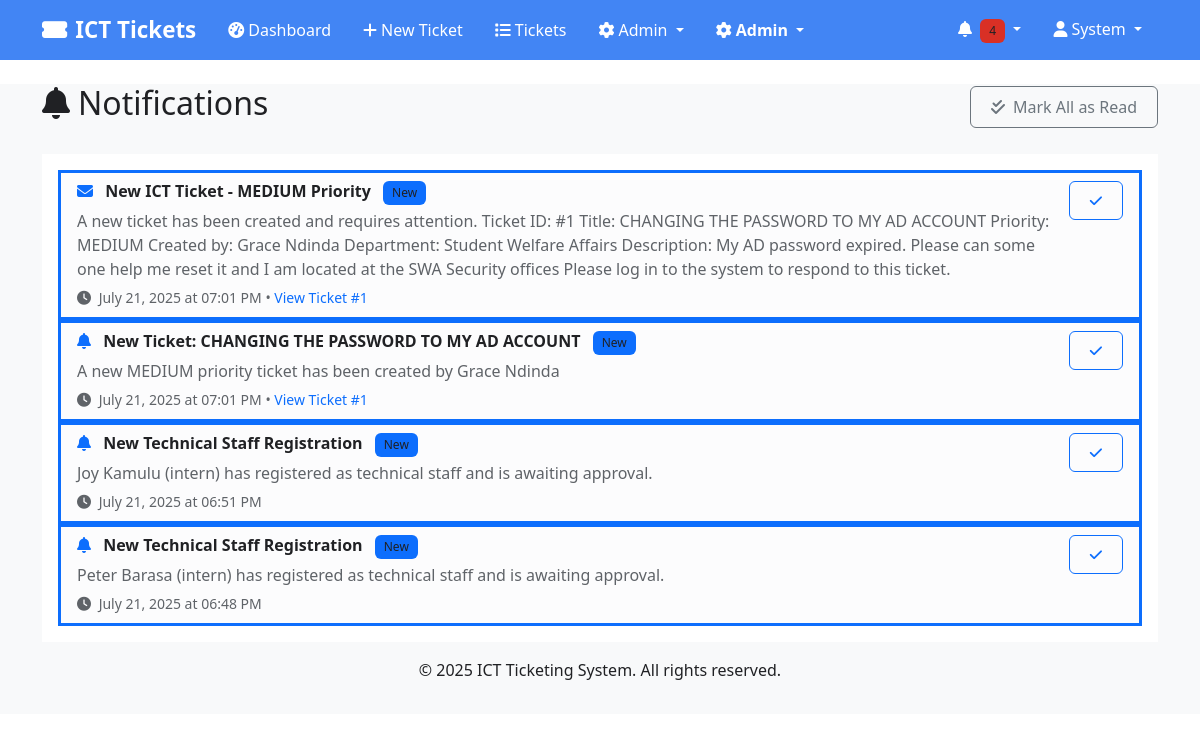
The page /notifications (signed in) on the database as committed earlier.
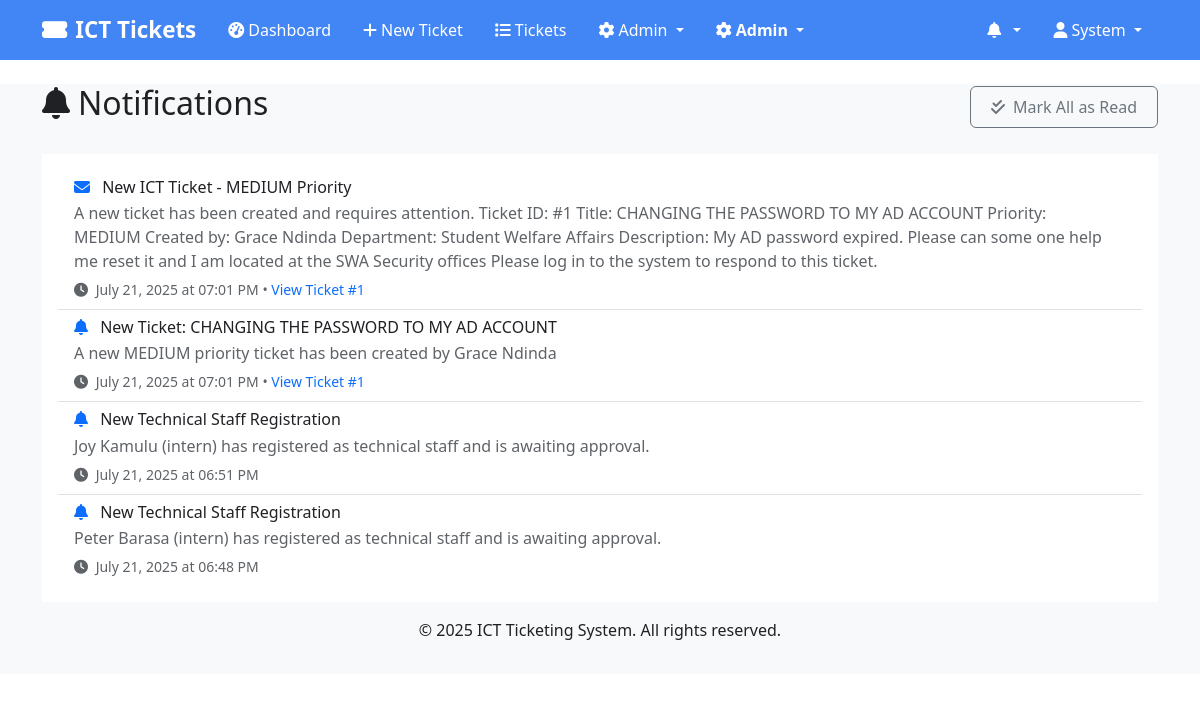
The same page on the database as committed later.
### models.py (models this page shows, shortened)
class User(UserMixin, db.Model):
    __tablename__ = 'users'
    id = db.Column(db.Integer, primary_key=True)
    username = db.Column(db.String(80), unique=True, nullable=False)
    email = db.Column(db.String(120), unique=True, nullable=False)
    phone = db.Column(db.String(20), nullable=True)
    password_hash = db.Column(db.String(256), nullable=False)
    first_name = db.Column(db.String(50), nullable=False)
    last_name = db.Column(db.String(50), nullable=False)
    role = db.Column(db.String(20), nullable=False)  # 'user', 'tech', 'admin'
    department_id = db.Column(db.Integer, db.ForeignKey('departments.id'), nullable=True)
    is_active = db.Column(db.Boolean, default=True)
    created_at = db.Column(db.DateTime, default=datetime.utcnow)
    updated_at = db.Column(db.DateTime, default=datetime.utcnow, onupdate=datetime.utcnow)
    department = db.relationship('Department', backref='users')
    created_tickets = db.relationship('Ticket', foreign_keys='Ticket.created_by_id', backref='creator')
    assigned_tickets = db.relationship('Ticket', foreign_keys='Ticket.assigned_to_id', backref='assignee')
    @property
    def full_name(self):
        return f"{self.first_name} {self.last_name}"

class Notification(db.Model):
    __tablename__ = 'notifications'
    id = db.Column(db.Integer, primary_key=True)
    user_id = db.Column(db.Integer, db.ForeignKey('users.id'), nullable=False)
    ticket_id = db.Column(db.Integer, db.ForeignKey('tickets.id'), nullable=True)
    title = db.Column(db.String(200), nullable=False)
    message = db.Column(db.Text, nullable=False)
    is_read = db.Column(db.Boolean, default=False)
    notification_type = db.Column(db.String(20), nullable=False)  # 'EMAIL', 'SMS', 'SYSTEM'
    sent_at = db.Column(db.DateTime, nullable=True)
    created_at = db.Column(db.DateTime, default=datetime.utcnow)
    user = db.relationship('User', backref='notifications')

### routes.py (the view)
@app.route('/notifications')
@login_required
def list_notifications():
    notifications = Notification.query.filter_by(user_id=current_user.id)\
        .order_by(Notification.created_at.desc()).all()
    return render_template('notifications.html', notifications=notifications)

### app.py (called while the page is built)
@login_manager.user_loader
def load_user(user_id):
    from models import User
    return User.query.get(int(user_id))

### templates/notifications.html (shortened to what this page needs)
{% extends "base.html" %}
{% block content %}
<div class="container">
    <div class="row">
        <div class="col-12">
            <div class="d-flex justify-content-between align-items-center mb-4">
                <h2><i class="fas fa-bell me-2"></i>Notifications</h2>
                <button class="btn btn-outline-secondary" onclick="markAllAsRead()">
                    <i class="fas fa-check-double me-2"></i>Mark All as Read
                </button>
            </div>
        </div>
    </div>
    <div class="row">
        <div class="col-12">
            <div class="card">
                <div class="card-body">
                    {% if notifications %}
                    <div class="list-group list-group-flush">
                        {% for notification in notifications %}
                        <div class="list-group-item {% if not notification.is_read %}list-group-item-light border-start border-primary border-3{% endif %}">
                            <div class="d-flex justify-content-between align-items-start">
                                <div class="flex-grow-1">
                                    <h6 class="mb-1 {% if not notification.is_read %}fw-bold{% endif %}">
                                        <i class="fas fa-{% if notification.notification_type == 'EMAIL' %}envelope{% elif notification.notification_type == 'SMS' %}sms{% else %}bell{% endif %} me-2 text-primary"></i>
                                        {{ notification.title }}
                                        {% if not notification.is_read %}
                                        <span class="badge bg-primary ms-2">New</span>
                                        {% endif %}
                                    </h6>
                                    <p class="mb-1 text-muted">{{ notification.message }}</p>
                                    <small class="text-muted">
                                        <i class="fas fa-clock me-1"></i>
                                        {{ notification.created_at.strftime('%B %d, %Y at %I:%M %p') }}
                                        {% if notification.ticket_id %}
                                        • <a href="{{ url_for('view_ticket', ticket_id=notification.ticket_id) }}" class="text-decoration-none">
                                            View Ticket #{{ notification.ticket_id }}
                                        </a>
                                        {% endif %}
                                    </small>
                                </div>
                                <div class="ms-3">
                                    {% if not notification.is_read %}
                                    <button class="btn btn-sm btn-outline-primary"
                                            onclick="markAsRead({{ notification.id }})">
                                        <i class="fas fa-check"></i>
                                    </button>
                                    {% endif %}
                                </div>
                            </div>
                        </div>
                        {% endfor %}
                    </div>
                    {% else %}
                    <div class="text-center py-5">
                        <i class="fas fa-bell-slash fs-1 text-muted mb-3"></i>
                        <h5 class="text-muted">No notifications</h5>
                        <p class="text-muted">You're all caught up! New notifications will appear here.</p>
                    </div>
                    {% endif %}
                </div>
            </div>
        </div>
    </div>
</div>
{% endblock %}

### templates/base.html (shortened to what this page needs)
<!DOCTYPE html>
<html lang="en">
<head>
    <link href="https://cdn.jsdelivr.net/npm/bootstrap@5.3.0/dist/css/bootstrap.min.css" rel="stylesheet">
    <link href="https://cdnjs.cloudflare.com/ajax/libs/font-awesome/6.4.0/css/all.min.css" rel="stylesheet">
    <link href="{{ url_for('static', filename='css/style.css') }}" rel="stylesheet">
</head>
<body>
    <nav class="navbar navbar-expand-lg shadow-sm" style="background-color: #4285f4 !important;">
        <div class="container" style="background-color: #4285f4;">
            <a class="navbar-brand" href="{{ url_for('dashboard' if current_user.is_authenticated else 'index') }}" style="color: #ffffff !important; font-weight: 600;">
                <i class="fas fa-ticket-alt me-2"></i>ICT Tickets
            </a>
            {% if current_user.is_authenticated %}
            <div class="collapse navbar-collapse" id="navbarNav">
                <ul class="navbar-nav me-auto">
                    <li class="nav-item">
                        <a class="nav-link" href="{{ url_for('dashboard') }}" style="color: #ffffff !important; font-weight: 500;">
                            <i class="fas fa-tachometer-alt me-1"></i>Dashboard
                        </a>
                    </li>
                    {% if current_user.role in ['user', 'admin'] %}
                    <li class="nav-item">
                        <a class="nav-link" href="{{ url_for('create_ticket') }}" style="color: #ffffff !important; font-weight: 500;">
                            <i class="fas fa-plus me-1"></i>New Ticket
                        </a>
                    </li>
                    {% endif %}
                    <li class="nav-item">
                        <a class="nav-link" href="{{ url_for('list_tickets') }}" style="color: #ffffff !important; font-weight: 500;">
                            <i class="fas fa-list me-1"></i>Tickets
                        </a>
                    </li>
                    {% if current_user.role == 'admin' %}
                    <li class="nav-item dropdown">
                        <a class="nav-link dropdown-toggle" href="#" role="button" data-bs-toggle="dropdown" style="color: #ffffff !important; font-weight: 500;">
                            <i class="fas fa-cog me-1"></i>Admin
                        </a>
                    </li>
                    {% elif current_user.role in ['tech'] %}
                    <li class="nav-item">
                        <a class="nav-link" href="{{ url_for('reports') }}" style="color: #ffffff !important; font-weight: 500;">
                            <i class="fas fa-chart-bar me-1"></i>Reports
                        </a>
                    </li>
                    {% endif %}
                    {% if current_user.role == 'admin' %}
                    <li class="nav-item dropdown">
                        <a class="nav-link dropdown-toggle" href="#" role="button" data-bs-toggle="dropdown">
                            <i class="fas fa-cog me-1"></i>Admin
                        </a>
                    </li>
                    {% endif %}
                </ul>
                <ul class="navbar-nav">
                    <li class="nav-item dropdown">
                        <a class="nav-link dropdown-toggle" href="#" role="button" data-bs-toggle="dropdown" style="color: #ffffff !important; font-weight: 500;">
                            <i class="fas fa-bell me-1"></i>
                            {% set unread_count = 0 %}
                            {% if current_user.notifications is defined and current_user.notifications %}
                                {% set unread_count = current_user.notifications|selectattr('is_read', 'equalto', False)|list|length %}
                            {% endif %}
                            {% if unread_count > 0 %}
                            <span class="badge bg-danger">{{ unread_count }}</span>
                            {% endif %}
                        </a>
                            {% set recent_notifications = [] %}
                            {% if current_user.notifications is defined and current_user.notifications %}
                                {% set recent_notifications = current_user.notifications[:5] %}
                            {% endif %}
                    </li>
                    <li class="nav-item dropdown">
                        <a class="nav-link dropdown-toggle" href="#" role="button" data-bs-toggle="dropdown" style="color: #ffffff !important; font-weight: 500;">
                            <i class="fas fa-user me-1"></i>{{ current_user.first_name }}
                        </a>
                    </li>
                </ul>
            </div>
            {% endif %}
        </div>
    </nav>
    <main class="container-fluid mt-4">
        {% block content %}{% endblock %}
    </main>
    <footer class="bg-light text-center text-muted py-3 mt-5">
        <div class="container">
            <p>&copy; 2025 ICT Ticketing System. All rights reserved.</p>
        </div>
    </footer>
</body>
</html>

### static/css/style.css (style rules this page uses)
:root { --primary-color: #0d6efd; --secondary-color: #6c757d; --success-color: #198754; --info-color: #0dcaf0; --warning-color: #ffc107; --danger-color: #dc3545; --light-color: #f8f9fa; --dark-color: #212529; }
body { font-family: 'Segoe UI', Tahoma, Geneva, Verdana, sans-serif; background-color: #ffffff; color: #212529; }
.container, .container-fluid { background-color: #f8f9fa !important; color: #202124 !important; }
.card { background-color: #ffffff !important; color: #202124 !important; border: 1px solid #dadce0; }
.card-body { background-color: #ffffff !important; color: #202124 !important; }
h1, h2, h3, h4, h5, h6 { color: #202124 !important; }
p, span, div { color: #202124 !important; }
.text-muted { color: #5f6368 !important; }
.card { background-color: #ffffff !important; color: #202124; }
.card-body { background-color: #ffffff !important; }
.card { border: 1px solid #e8eaed; border-radius: 8px; box-shadow: 0 1px 2px 0 rgba(60,64,67,.3), 0 1px 3px 1px rgba(60,64,67,.15); }
.navbar { background-color: #4285f4 !important; box-shadow: none !important; }
.navbar .container { background-color: #4285f4 !important; }
footer.bg-light { background-color: #f8f9fa !important; border: none !important; box-shadow: none !important; margin-top: 0 !important; padding-top: 1rem !important; padding-bottom: 1rem !important; }
footer.bg-light .container { background-color: transparent !important; border: none !important; box-shadow: none !important; }
body, html { background-color: #ffffff !important; }
.container, .container-fluid { background-color: #f8f9fa !important; }
.card { box-shadow: none !important; border: none !important; }
.navbar .navbar-brand { color: #ffffff !important; font-weight: 600; }
.navbar .nav-link { color: #ffffff !important; font-weight: 500; padding: 8px 16px !important; }
.navbar-brand { font-weight: 600; font-size: 1.4rem; }
.navbar-nav .nav-link { font-weight: 500; transition: all 0.3s ease; }
.card { border: none; border-radius: 8px; box-shadow: 0 2px 10px rgba(0, 0, 0, 0.08); transition: all 0.3s ease; }
.btn { border-radius: 6px; font-weight: 500; padding: 8px 20px; transition: all 0.3s ease; }

### templates/base.html (style rules this page uses)
nav.navbar { background-color: #4285f4 !important; }
nav.navbar .navbar-brand, nav.navbar .nav-link, nav.navbar .dropdown-toggle { color: #ffffff !important; font-weight: 600; }

Rows that differ between the two databases and show on the page:
changed Notification "New ICT Ticket - MEDIUM Priority": no longer shows "New"
changed Notification "New Ticket: CHANGING THE PASSWORD TO MY AD ACCOUNT": no longer shows "New"
changed Notification "Joy Kamulu (intern) has registered as technical staff and is awaiting approval.": no longer shows "New"
changed Notification "July 21, 2025 at 06:48 PM": no longer shows "New"
Other text that changed with them:
{{ unread_count }}: "4" → (not shown)
